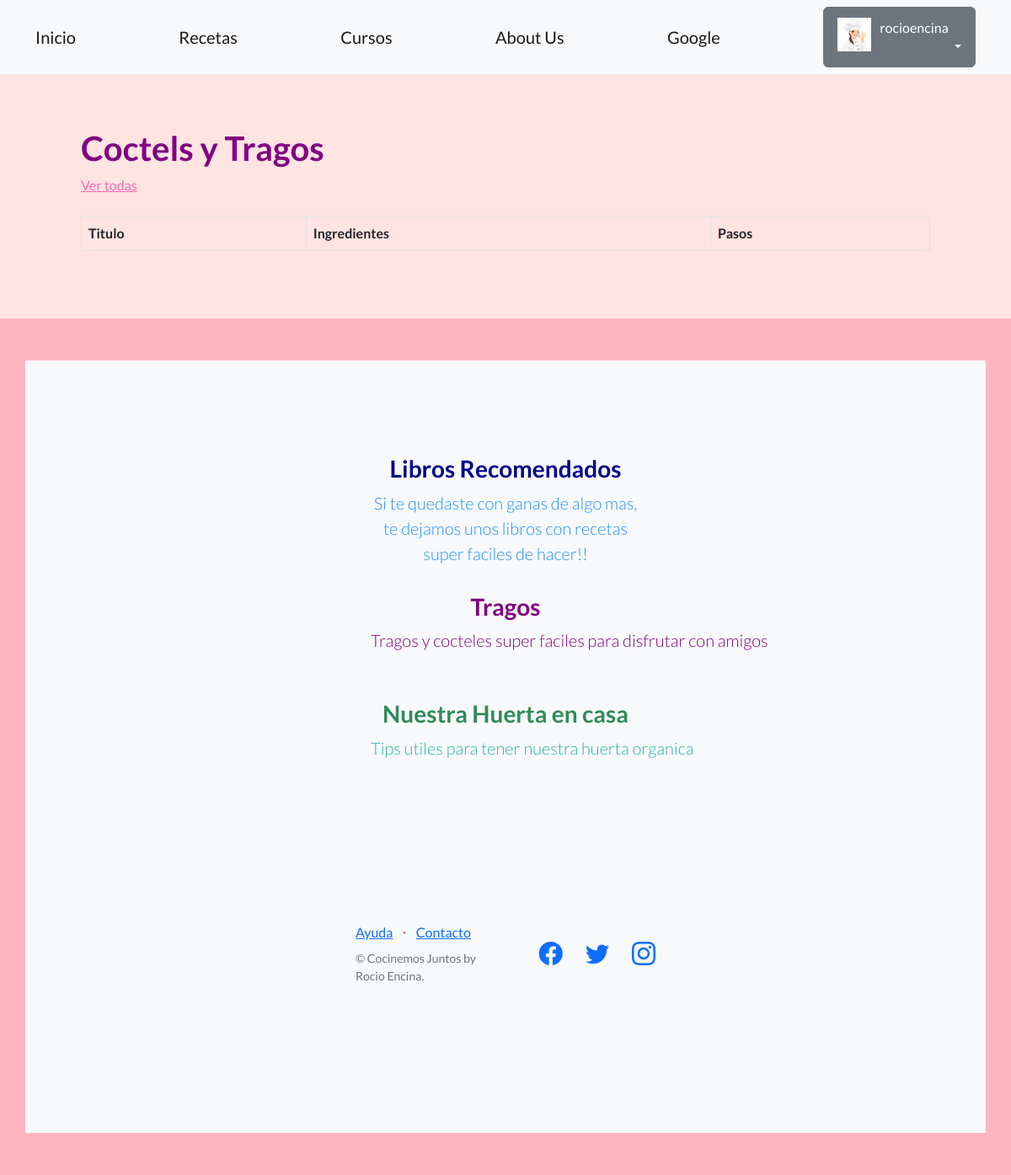
The page /comidas/tragos/ (signed in) on the database as committed earlier.
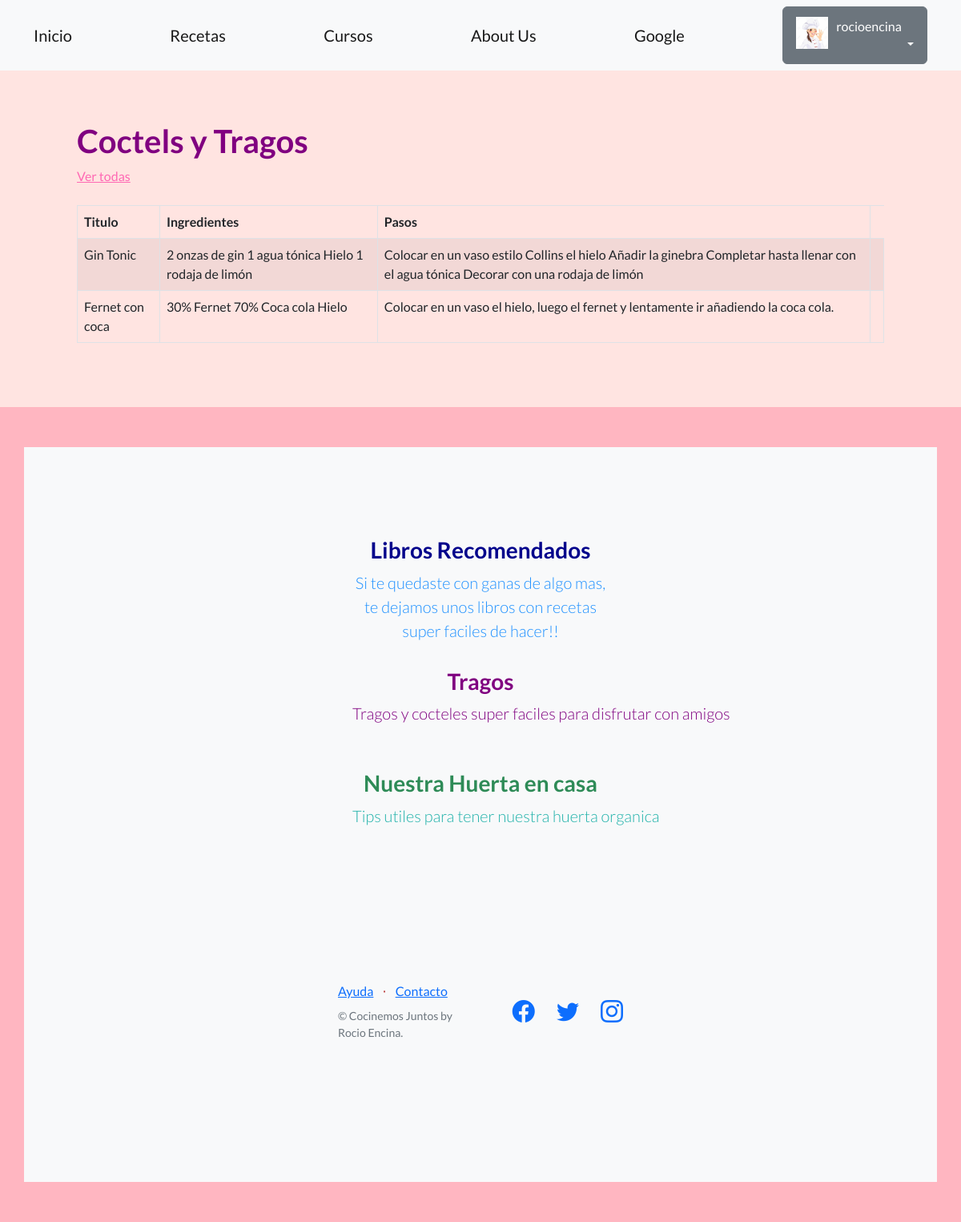
The same page on the database as committed later.
### perfiles/models.py (models this page shows, shortened)
class Avatar(models.Model):
    user = models.OneToOneField(User, on_delete=models.CASCADE, null=True)
    imagen = models.ImageField(upload_to='avatares', null=True, blank=True)

### recetas/models.py (models this page shows, shortened)
class Tragos(models.Model):
    titulo=models.CharField(max_length=64)
    articulo=models.CharField(max_length=400)
    ingredientes= models.TextField(blank=False, null=False)
    pasos= models.TextField(blank=False, null=False)
    imagenLibro = models.ImageField(null=True, blank=True, upload_to="imagenes/tragos.jpg")

### recetas/views.py (the view)
# urls.py: path("tragos/", listar_tragos, name="lista_tragos"),
def listar_tragos (request):
    contexto= {
        "tragos":Tragos.objects.all(),
        "imagen": 'imagenes/tragos.jpg',
    }
    http_response= render (
        request=request,
        template_name= 'recetas/lista_tragos.html',
        context=contexto,
    )
    return http_response

### recetas/templates/recetas/lista_tragos.html (shortened to what this page needs)
{% extends "base.html" %}
{% load static %}
{% block contenido %}
<h1 style="color: purple;">
    Coctels y Tragos
</h1>
<a href="{% url 'lista_tragos' %}"style="color: hotpink;">Ver todas</a>
<br><br>
  <table class="table table-striped table-bordered">
    <thead>
    <tr>
      <th>Titulo</th>
      <th>Ingredientes</th>
      <th>Pasos</th>
  </tr>
    </thead>
    <tbody>
      {% for trago in tragos %}
        <td>{{ trago.titulo }}</td>
        <td>{{ trago.ingredientes}}</td>
        <td>{{ trago.pasos}}</td>
      <td>
         </td>
      {% endfor %}
    </tbody>
  </table>
  {% endblock contenido %}

### templates_base/base.html (shortened to what this page needs)
{% load static %}
<!DOCTYPE html>
<html lang="en">
    <head>
        <link href="https://cdn.jsdelivr.net/npm/bootstrap-icons@1.5.0/font/bootstrap-icons.css" rel="stylesheet" type="text/css" />
        <link href="{% static 'css/styles.css' %}" rel="stylesheet" />
    <body>
    <nav class="navbar navbar-light bg-light static-top">
        <div class="container">
            <a class="navbar-brand" href="{% url 'inicio' %}">Inicio</a>
            <a class="navbar-brand" href="{% url 'lista_recetas' %}">Recetas</a>
            <a class="navbar-brand" href="{% url 'lista_cursos' %}">Cursos</a>
            <a class="navbar-brand" href="{% url 'about-us' %}">About Us</a>
            <a class="navbar-brand" href="https://www.google.com">Google</a>
            {% if user.is_authenticated %}
            <div class="dropdown">
                <button class="btn btn-secondary dropdown-toggle" type="button" id="dropdownMenuButton1" data-bs-toggle="dropdown" aria-expanded="false">
                    <div style="display: inline-flex;">
                        <img src="{{user.avatar.imagen.url}}" style="max-width:40px;margin-right: 10px;">
                        <span>{{ user.username }}</span>
                    </div>
                </button>
            </div>
            {% else %}
            <a class="btn btn-primary" href="{% url 'login' %}">Inicio sesión</a>
            <a class="btn btn-success" href="{% url 'registro' %}">Registro</a>
            {% endif %}
        </div>
    </nav>
    <section style="padding:4rem 6rem; background-color: mistyrose;">
        {% block contenido %}
        {% endblock contenido %}
    </section>
        <section style="padding: 50px 30px; background-color: lightpink;">
        <section class="features-icons bg-light text-center"style=" color: firebrick;">
            <div class="container">
                <div class="row">
                    <div style="display: flex; justify-content: center;">
                    <div class="col-lg-4">
                        <div class="features-icons-item mx-auto mb-5 mb-lg-0 mb-lg-2">
                            <h3> <a class="navbar-brand" href="{% url 'libro_recomendado' %}" style="color:darkblue;">Libros Recomendados</a> </h3>
                            <p class="lead mb-0"style="color: dodgerblue;">Si te quedaste con ganas de algo mas, te dejamos unos libros con recetas super faciles de hacer!!</p>
                        </div>
                        <br>
                    </div>
                    <br>
                    </div>
                    <br>
                    </div>
                    <div style="display: flex; justify-content: center;">
                       <div class="col-lg-4">
                        <div class="features-icons-item mx-auto mb-5 mb-lg-0 mb-lg-2">
                        <h3> <a class="navbar-brand" href="{% url 'lista_tragos' %}"  style="color: purple;">Tragos</h3>
                        <p class="lead mb-0"style="color: purple;">Tragos y cocteles super faciles para disfrutar con amigos</p>
                        </div>
                        <br>
                    </div>
                    <br>
                </div>
                <br>
                    </div>
                    <div style="display: flex; justify-content: center;">
                    <div class="col-lg-4">
                        <div class="features-icons-item mx-auto mb-0 mb-lg-2">
                            <h3> <a class="navbar-brand" href="{% url 'huerta_organica' %}" style="color: seagreen;"> Nuestra Huerta en casa</h3>
                            <p class="lead mb-0"style="color: lightseagreen;">Tips utiles para tener nuestra huerta organica</p>
                        </div>
        <footer class="footer bg-light">
            <div>
                <br>
                <br>
                <br>
                <br>
                <br>
            <div class="container">
                <div class="row">
                    <div class="col-lg-6 h-100 text-center text-lg-start my-auto">
                        <ul class="list-inline mb-2">
                            <li class="list-inline-item"><a href="#!">Ayuda</a></li>
                            <li class="list-inline-item">⋅</li>
                            <li class="list-inline-item"><a href="#!">Contacto</a></li>
                        </ul>
                        <p class="text-muted small mb-4 mb-lg-0">&copy; Cocinemos Juntos by Rocio Encina.</p>
                    </div>
                    <div class="col-lg-6 h-100 text-center text-lg-end my-auto">
                        <ul class="list-inline mb-0">
                           <li class="list-inline-item me-4">
                                <a href="https://www.facebook.com/Coderhouse/"><i class="bi-facebook fs-3"></i></a>
                            </li>
                            <li class="list-inline-item me-4">
                                <a href="https://twitter.com/coderhouse"><i class="bi-twitter fs-3"></i></a>
                            </li>
                            <li class="list-inline-item">
                                <a href="https://www.instagram.com/coderhouse"><i class="bi-instagram fs-3"></i></a>
                            </li>
                        </ul>
                    </div>
        </footer>
    </body>
</html>

Rows that differ between the two databases and show on the page:
added Tragos: titulo "Gin Tonic", ingredientes "2 onzas de gin 1 agua tónica Hielo 1 rodaja de limón", pasos "Colocar en un vaso estilo Collins el hielo Añadir la ginebra Completar hasta llenar con el agua tónica Decorar con una rodaja de limón"
added Tragos: titulo "Fernet con coca", ingredientes "30% Fernet 70% Coca cola Hielo", pasos "Colocar en un vaso el hielo, luego el fernet y lentamente ir añadiendo la coca cola."
